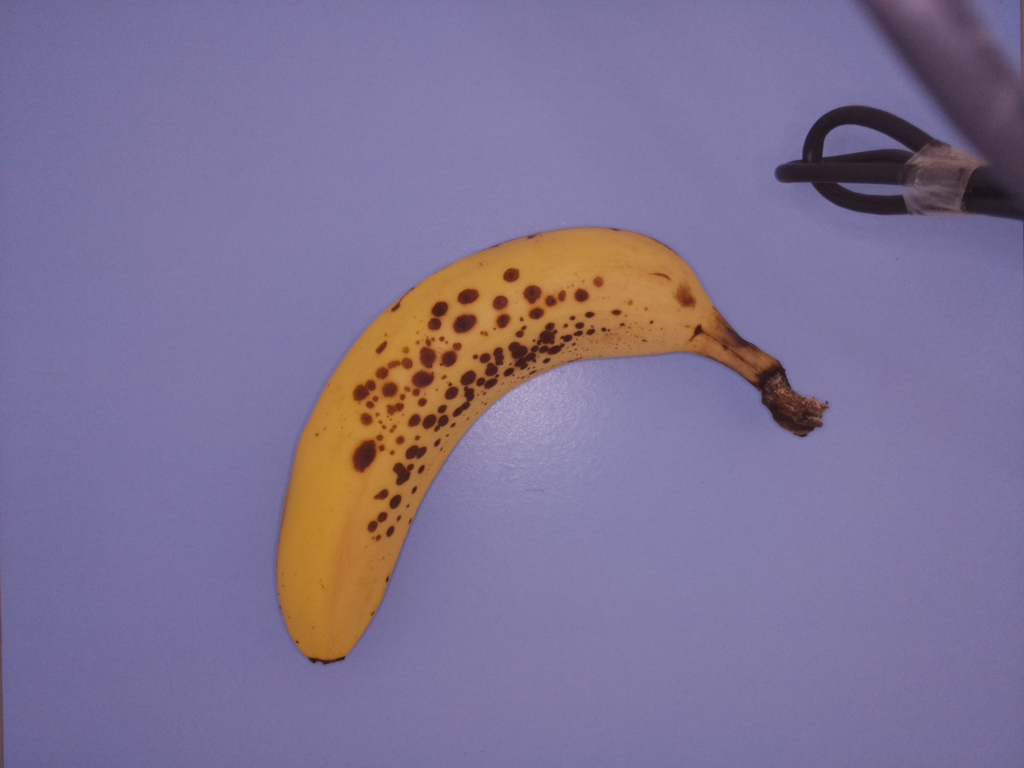
#> input picture v3/forground.jpg, 1024 x 768 px
$ python -i obj_recognition.py   (imports and definitions only)   (older library calls are emulated)
#> lines starting #> are read from the running program, lines starting #| are printed output that depends on the picture; after the words box and inside, x2 and y2 are one past the last pixel; in counts of white or black regions, pixels touching at a corner belong together
#> further down, picture is the input picture: shape (768, 1024, 3); mean B, G, R 147.6, 114.3, 126.2
#import matplotlib.pyplot as plt
from multiprocessing import Process, Queue
import os
import sys
import numpy as np
import cv2
import cv2.xfeatures2d
import mahotas
import mahotas.features

# [89 lines left out: functions main, denoise, resizeImg, displayImg, cropImg, backgroundSubtraction, not called in this run]

def backgroundSubtraction2(img):
	img = cv2.bilateralFilter(img, 12, 8, 8)
	lab= cv2.cvtColor(img, cv2.COLOR_BGR2LAB)
#> lab: shape (768, 1024, 3); mean of channels 0, 1, 2 128.7, 140.7, 111.9
	l,a,b = cv2.split(lab)
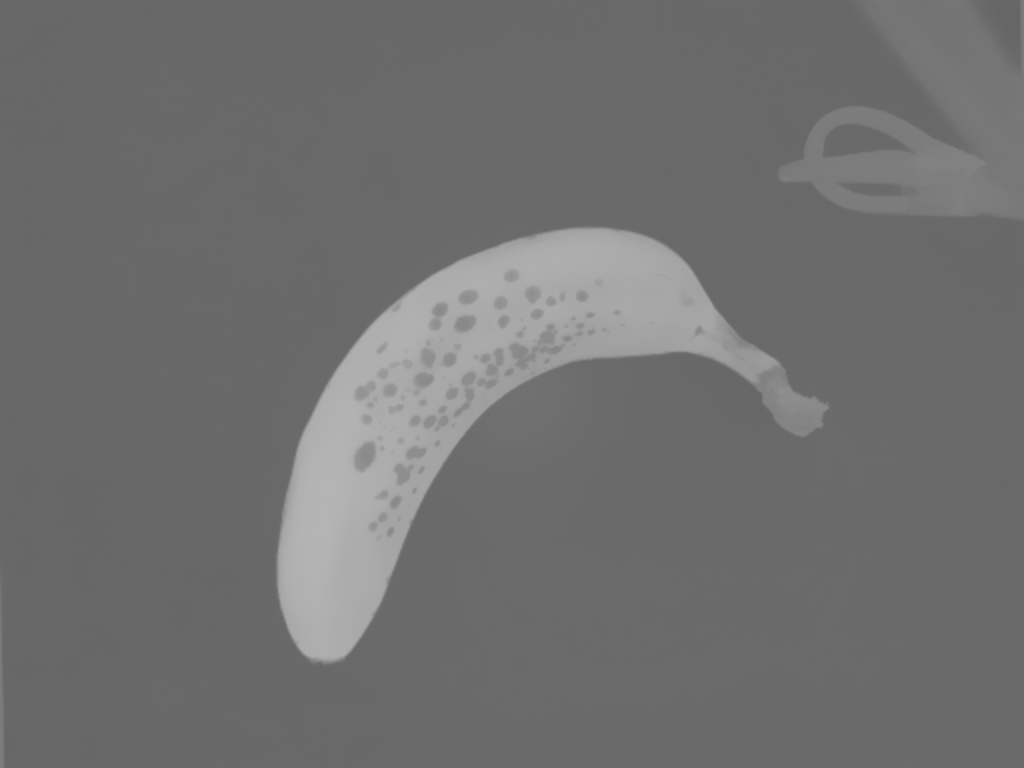
#> b: shape (768, 1024); min 101, max 180, mean 111.9
	clahe = cv2.createCLAHE(clipLimit=2.0, tileGridSize=(12,12))
	cl = clahe.apply(l)
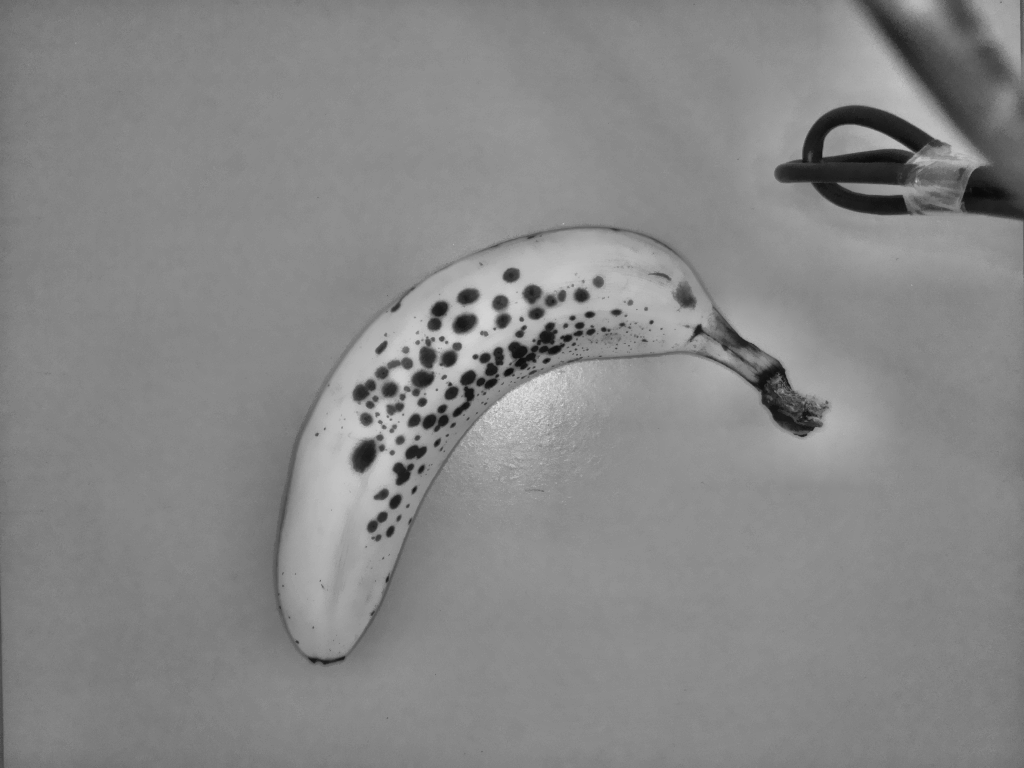
#> cl: shape (768, 1024); min 9, max 224, mean 134.9
	limg = cv2.merge((cl,a,b))
#> limg: shape (768, 1024, 3); mean of channels 0, 1, 2 134.9, 140.7, 111.9
	img = cv2.cvtColor(limg, cv2.COLOR_LAB2BGR)
	hsv_img = cv2.cvtColor(img, cv2.COLOR_BGR2HSV)
#> hsv_img: shape (768, 1024, 3); mean H, S, V 114.4, 77.1, 165.3
	#hsv_img[:,:,1] = cv2.bilateralFilter(hsv_img[:,:,1], 20, 8, 8)
	hsv_img[:,:,1]= cv2.GaussianBlur(hsv_img[:,:,1],(5,5),0)
#> hsv_img: shape (768, 1024, 3); mean H, S, V 114.4, 77.1, 165.3
	_,hsv_img[:,:,1] = cv2.threshold(hsv_img[:,:,1],0,255,cv2.THRESH_BINARY+cv2.THRESH_OTSU)
#> hsv_img: shape (768, 1024, 3); mean H, S, V 114.4, 25.4, 165.3
	kernel = np.ones((10,10),np.uint8)
	hsv_img[:,:,1] = cv2.morphologyEx(hsv_img[:,:,1], cv2.MORPH_OPEN, kernel)
#> hsv_img: shape (768, 1024, 3); mean H, S, V 114.4, 25.1, 165.3
	#cv2.imshow("hsv", hsv_img[:,:,1])
	edged = cv2.Canny(hsv_img[:,:,1],50,200)
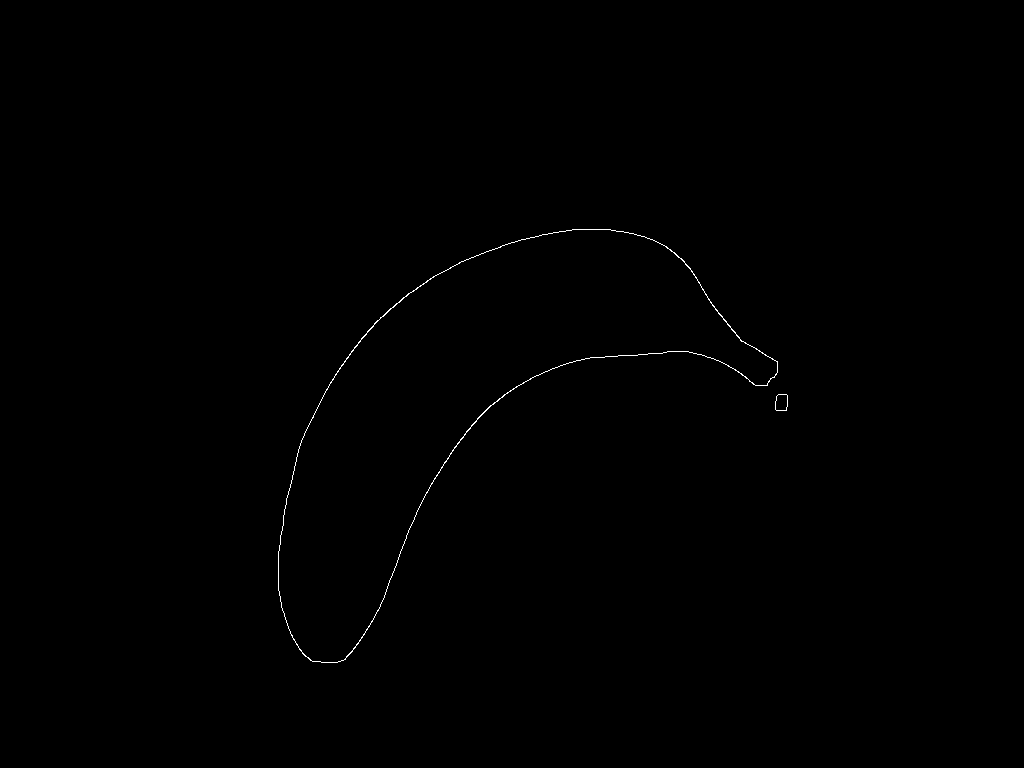
#> edged: shape (768, 1024); 0.21% white in thin lines or dots, all inside (x1, y1, x2, y2) = (278, 229, 788, 663)
	#cv2.imshow('edges',edged)

	_,contours,_ = cv2.findContours(edged, cv2.RETR_LIST, cv2.CHAIN_APPROX_SIMPLE)
#> contours = 4 contours; box (x1, y1, x2, y2) and area: (278, 229, 778, 663) 77417, (278, 229, 778, 663) 77198, (775, 394, 788, 411) 179, (775, 394, 788, 411) 178
	contours = sorted(contours, key = cv2.contourArea, reverse=True)
	mask = np.zeros(img.shape, np.uint8)

	for c in contours:
		if cv2.contourArea(c)<678000 and cv2.contourArea(c)>10:
			print(cv2.contourArea(c)) #678756
			hull = cv2.convexHull(c)
			cv2.drawContours(img, [hull], -1, (0, 0, 255), 1)
			cv2.drawContours(mask, [hull], -1, (255,255,255), -1)
			break
#> this loop made 1 pass
#| 77417.0
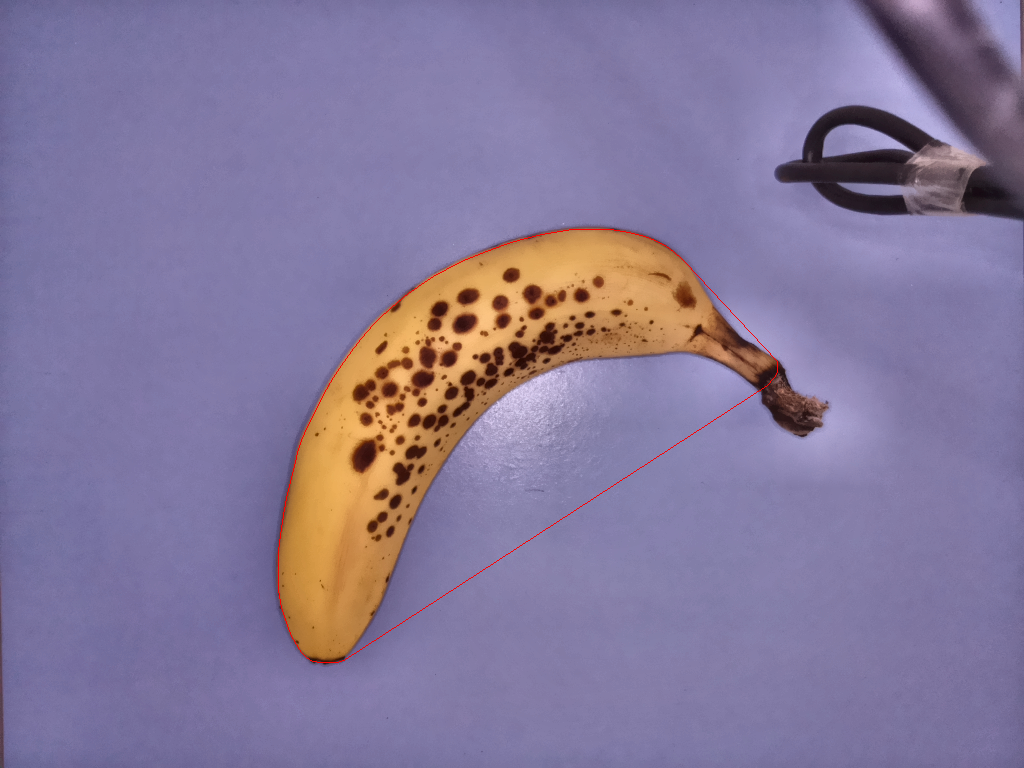
#> img: shape (768, 1024, 3); mean B, G, R 153.9, 120.5, 133.1
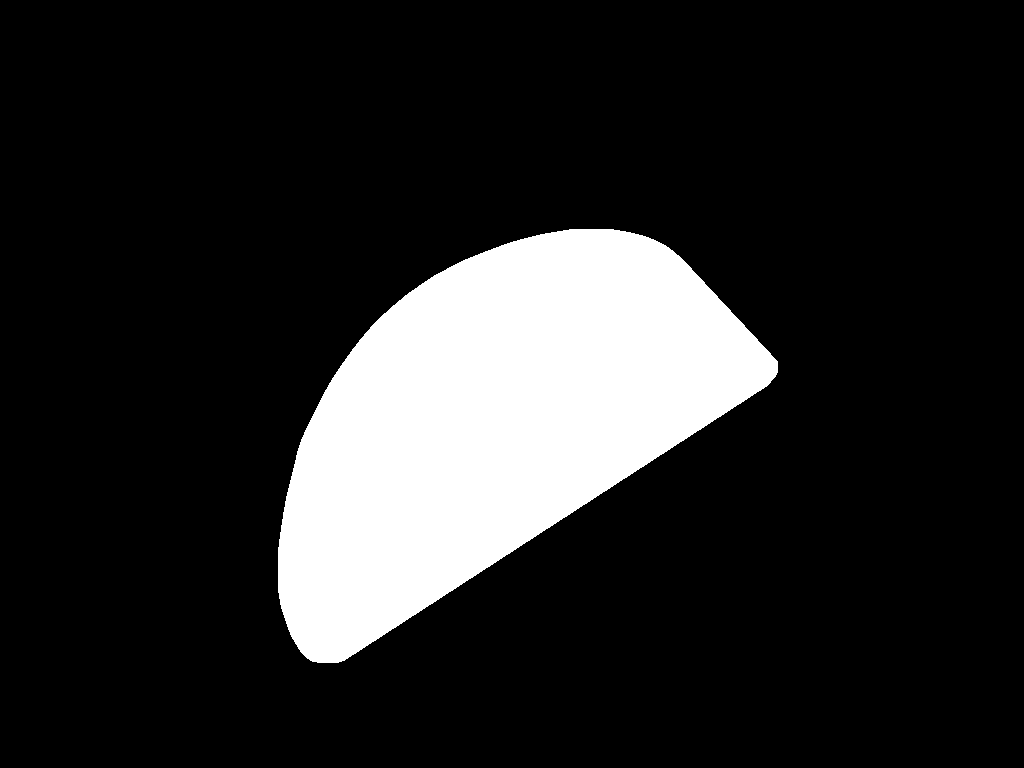
#> mask: shape (768, 1024, 3); 15.6% white; 1 white region, box (x1, y1, x2, y2) and area: (278, 229, 778, 663) 122383
	cv2.imshow("Show",img)
	#img, mask = cropImg(img, mask, hull)
	#cv2.imshow("Mask",mask)
	cv2.waitKey()

	return img, mask, hull

# [69 lines left out: functions findCnt, colourHist, shapes, haralick, orbDetect, kazeDetect and 1 more, not called in this run]

>>> import cv2
>>> picture = cv2.imread('forground.jpg')
>>> result = backgroundSubtraction2(picture)
